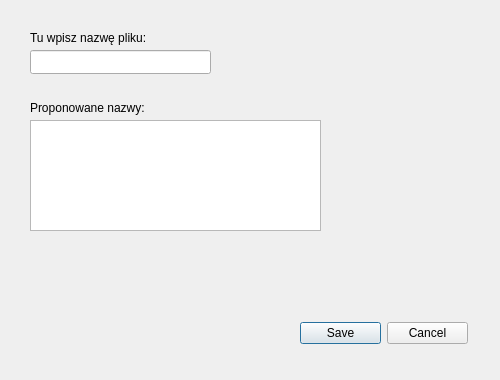
<?xml version="1.0" encoding="UTF-8"?>
<ui version="4.0">
 <class>SaveDialog</class>
 <widget class="QDialog" name="SaveDialog">
  <property name="geometry">
   <rect>
    <x>0</x>
    <y>0</y>
    <width>500</width>
    <height>380</height>
   </rect>
  </property>
  <property name="sizePolicy">
   <sizepolicy hsizetype="MinimumExpanding" vsizetype="MinimumExpanding">
    <horstretch>100</horstretch>
    <verstretch>100</verstretch>
   </sizepolicy>
  </property>
  <property name="minimumSize">
   <size>
    <width>500</width>
    <height>380</height>
   </size>
  </property>
  <property name="windowTitle">
   <string>Dialog</string>
  </property>
  <widget class="QLineEdit" name="lineEdit">
   <property name="geometry">
    <rect>
     <x>30</x>
     <y>50</y>
     <width>181</width>
     <height>24</height>
    </rect>
   </property>
   <property name="text">
    <string/>
   </property>
  </widget>
  <widget class="QLabel" name="label">
   <property name="geometry">
    <rect>
     <x>30</x>
     <y>30</y>
     <width>131</width>
     <height>16</height>
    </rect>
   </property>
   <property name="text">
    <string>Tu wpisz nazwę pliku:</string>
   </property>
  </widget>
  <widget class="QWidget" name="layoutWidget">
   <property name="geometry">
    <rect>
     <x>300</x>
     <y>320</y>
     <width>168</width>
     <height>26</height>
    </rect>
   </property>
   <layout class="QHBoxLayout" name="horizontalLayout">
    <item>
     <widget class="QPushButton" name="save_button">
      <property name="text">
       <string>Save</string>
      </property>
     </widget>
    </item>
    <item>
     <widget class="QPushButton" name="cancel_button">
      <property name="text">
       <string>Cancel</string>
      </property>
     </widget>
    </item>
   </layout>
  </widget>
  <widget class="QListView" name="listView">
   <property name="geometry">
    <rect>
     <x>30</x>
     <y>120</y>
     <width>291</width>
     <height>111</height>
    </rect>
   </property>
  </widget>
  <widget class="QLabel" name="label_2">
   <property name="geometry">
    <rect>
     <x>30</x>
     <y>100</y>
     <width>131</width>
     <height>16</height>
    </rect>
   </property>
   <property name="text">
    <string>Proponowane nazwy:</string>
   </property>
  </widget>
 </widget>
 <resources/>
 <connections/>
</ui>
